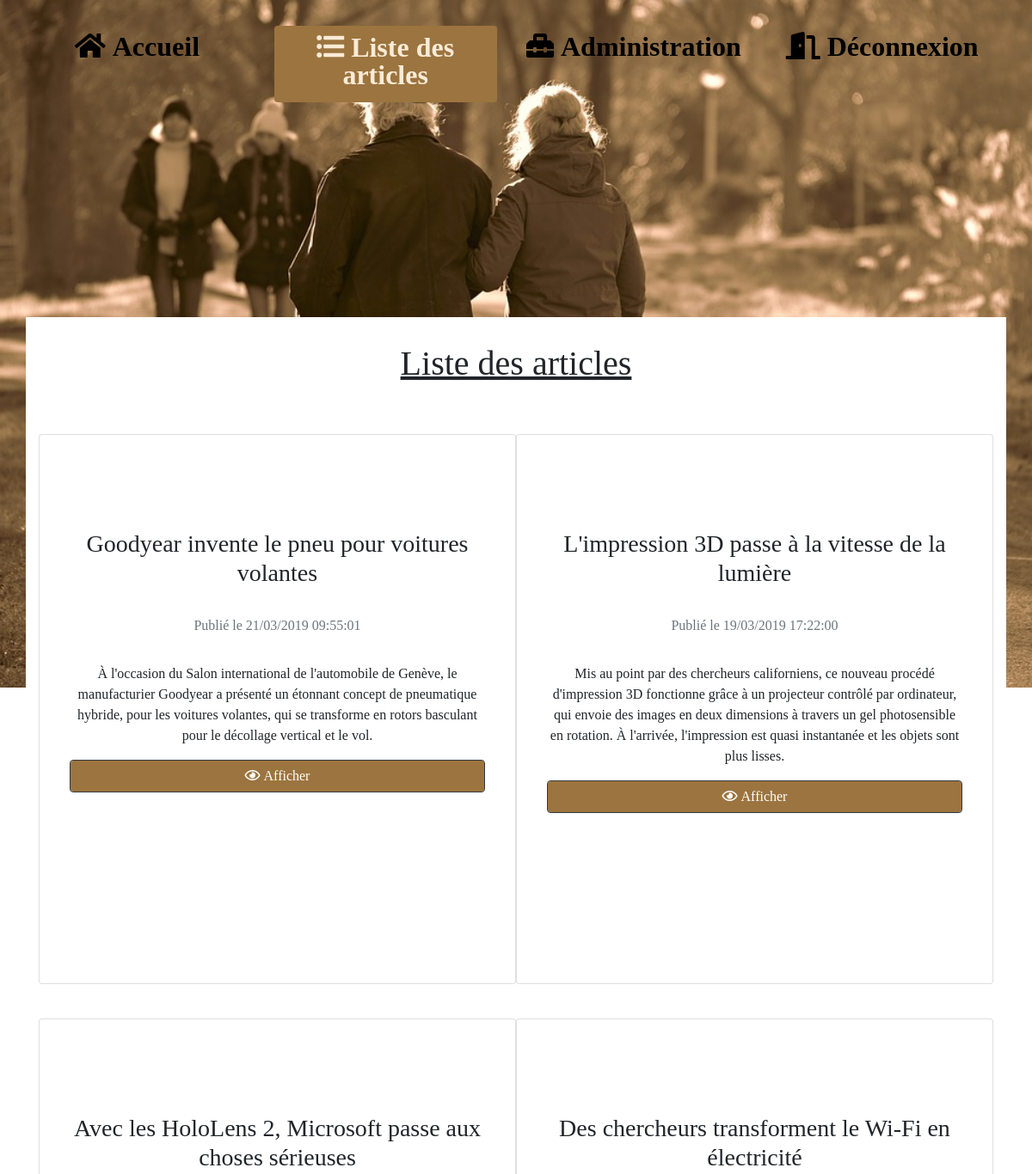
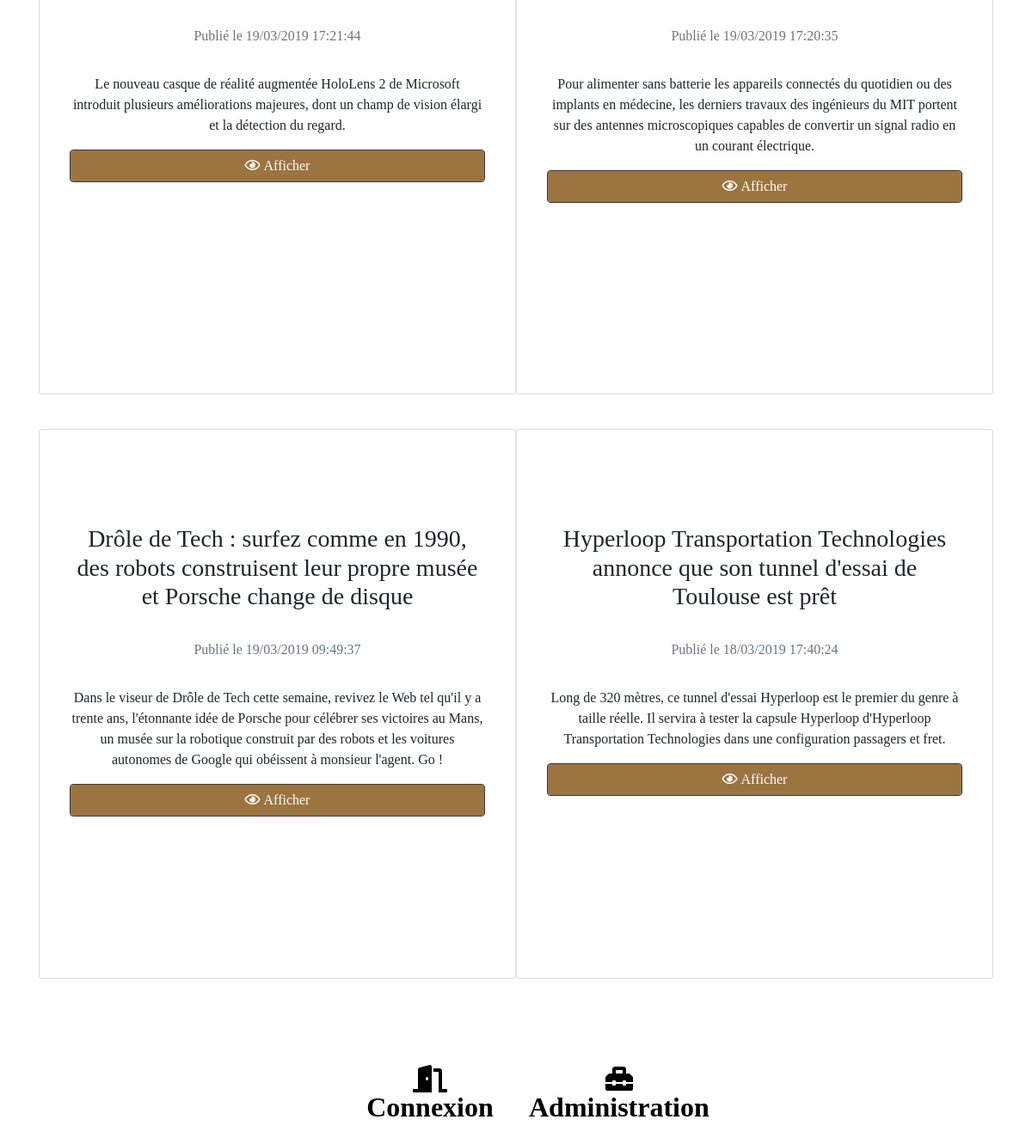
Screenshot of /?route=liste_des_Articles (signed in) with the database file from the repository (2 pictures, top to bottom).
### tables this page shows
CREATE TABLE IF NOT EXISTS `post` (
  `id` int(11) NOT NULL AUTO_INCREMENT,
  `title` varchar(255) NOT NULL,
  `chapo` text NOT NULL,
  `contained` text NOT NULL,
  `author` varchar(255) NOT NULL,
  `date_post` datetime NOT NULL,
  PRIMARY KEY (`id`)
);

### src/Controller/Frontcontroller.php (called while the page is built, shortened)
<?php
class FrontController
{
    private $view;
    private $post;
    public function __construct()
    {
        $this->post = new Post;
        $this->view = new View;
    }
    public function displayPost()
    {
        $post = $this->post->postSelectDisplay();
        $this->view->render('display_post_list_view', ['post' => $post]);
    }
}

### Public/index.php (called while the page is built, shortened)
<?php
$index = new App\Config\Router;
$index->run();

### src/DAO/Database.php (called while the page is built, shortened)
<?php
class Database
{
    private static $myConfig;
    private static $db = NULL;
    private static $sql = 'mysql:host';
    private static $host;
    private static $dbn = 'dbname';
    private static $name;
    private static $charset = 'charset';
    private static $nameCharset;
    private static $userName;
    private static $pass;
    private static $mode = [PDO::ATTR_ERRMODE => PDO::ERRMODE_WARNING];
    public static function get()
    {
        self::$myConfig = parse_ini_file("config.ini", true);
        self::$name = self::$myConfig['Database']['dbname'];
        self::$host = self::$myConfig['Database']['host'];
        self::$nameCharset = self::$myConfig['Database']['charset'];
        self::$userName = self::$myConfig['Database']['username'];
        self::$pass = self::$myConfig['Database']['pass'];
        if (!(self::$db instanceof self)) {
            try {
                self::$db = new PDO(self::$sql . '=' . self::$host . ';' . self::$dbn . '=' . self::$name .
                    ';' . self::$charset . '=' . self::$nameCharset, self::$userName, self::$pass,
                    self::$mode);
            } catch (Exception $e) {
                echo 'Échec de la connexion : ' . $e->getMessage();
                exit;
            }
        }
        return self::$db;
    }
}

### src/DAO/Post.php (called while the page is built, shortened)
<?php
class Post
{
    private $db;
    function __construct()
    {
        $this->db = Database::get();
    }
    public function postSelectDisplay()
    {
        $sql = "SELECT title,chapo,id,DATE_FORMAT(date_post,'%d/%m/%Y %H:%i:%s')AS datePost
                FROM post ORDER BY date_post DESC ";
        $data = $this->db->prepare($sql);
        $data->execute();
        return $data;
    }
}

### Template/display_post_list_view.php (the view, shortened to what this page needs)
<div class="container">
    <div class="row">
        <h1 style="text-decoration: underline;margin-top: 30px">Liste des articles</h1>
    </div>
    <div class="row">
        <?php
        while ($donne = $post->fetch()) { ?>
            <div class="card col-lg-6"
                 style="width: 50rem;height: 40rem;margin-top: 20px;margin-bottom: 20px">
                <div class="card-body">
                    <h3 class="card-title" style="margin-top: 90px"><?= $donne['title'] ?></h3>
                    <h6 class="card-subtitle mb-2 text-muted"
                        style="margin-top: 35px">Publié le <?= $donne['datePost'] ?></h6>
                    <p class="card-btn" style="margin-top: 35px"><?= $donne['chapo'] ?></p>
                    <form action='?route=Afficher_un_Article' method='POST' class="form-group">
                        <button type='submit' name='display_poste' class="btn btnColor btn-dark form-control">
                            <i class="far fa-eye fa-1x"> Afficher</i>
                        </button>
                    </form>
                </div>
            </div>
        <?php } ?>
    </div>
</div>

### Public/css/view.css (style rules this page uses)
.container-fluid, .row, .container { justify-content: center; align-items: center; margin-top: 30px; text-align: center; }
.btnColor { background-color: #9c743f; }
body { background-image: url("../../Public/img/back3.jpg"); background-repeat: no-repeat; background-size: 100%; background-attachment: fixed; font-family: "Merriweather", Georgia, serif; }
.container { background-color: beige; margin-top: 250px; margin-bottom: 80px; background-color: rgba(255, 255, 255, 1); }

### rows the page displays
post: title "Goodyear invente le pneu pour voitures volantes", datePost "21/03/2019 09:55:01", chapo "À l'occasion du Salon international de l'automobile de Genève, le manufacturier Goodyear a présenté un étonnant concept de pneumatique hybride, pour les voitures volantes, qui se transforme en rotors basculant pour le décollage vertical et le vol."
post: title "L'impression 3D passe à la vitesse de la lumière", datePost "19/03/2019 17:22:00", chapo "Mis au point par des chercheurs californiens, ce nouveau procédé d'impression 3D fonctionne grâce à un projecteur contrôlé par ordinateur, qui envoie des images en deux dimensions à travers un gel photosensible en rotation. À l'arrivée, l'impression est quasi instantanée et les objets sont plus lisses."
post: title "Avec les HoloLens 2, Microsoft passe aux choses sérieuses", datePost "19/03/2019 17:21:44", chapo "Le nouveau casque de réalité augmentée HoloLens 2 de Microsoft introduit plusieurs améliorations majeures, dont un champ de vision élargi et la détection du regard."
post: title "Des chercheurs transforment le Wi-Fi en électricité", datePost "19/03/2019 17:20:35", chapo "Pour alimenter sans batterie les appareils connectés du quotidien ou des implants en médecine, les derniers travaux des ingénieurs du MIT portent sur des antennes microscopiques capables de convertir un signal radio en un courant électrique."
post: title "Drôle de Tech : surfez comme en 1990, des robots construisent leur propre musée et Porsche change de disque", datePost "19/03/2019 09:49:37", chapo "Dans le viseur de Drôle de Tech cette semaine, revivez le Web tel qu'il y a trente ans, l'étonnante idée de Porsche pour célébrer ses victoires au Mans, un musée sur la robotique construit par des robots et les voitures autonomes de Google qui obéissent à monsieur l'agent. Go !"
post: title "Hyperloop Transportation Technologies annonce que son tunnel d'essai de Toulouse est prêt", datePost "18/03/2019 17:40:24", chapo "Long de 320 mètres, ce tunnel d'essai Hyperloop est le premier du genre à taille réelle. Il servira à tester la capsule Hyperloop d'Hyperloop Transportation Technologies dans une configuration passagers et fret."
